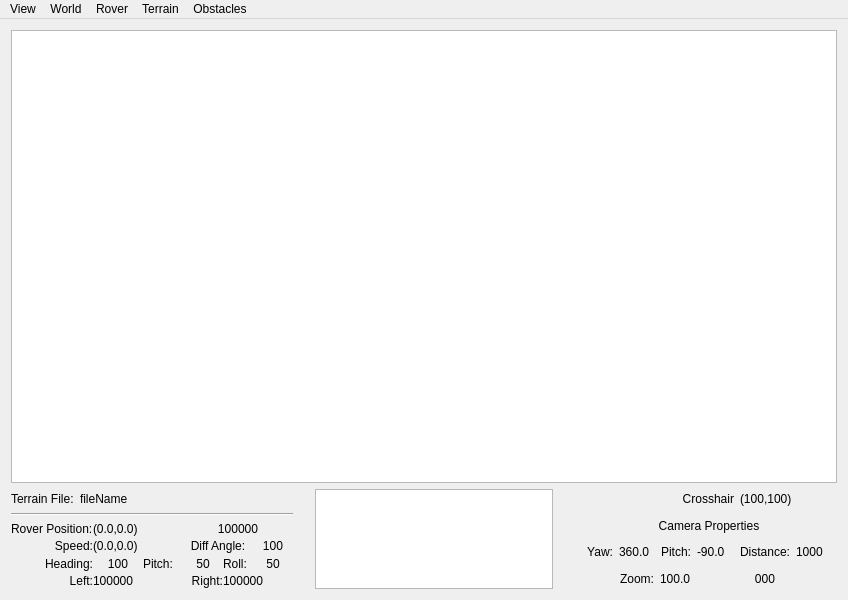
<?xml version="1.0" encoding="UTF-8"?>
<ui version="4.0">
 <class>MainGUI</class>
 <widget class="QMainWindow" name="MainGUI">
  <property name="geometry">
   <rect>
    <x>0</x>
    <y>0</y>
    <width>848</width>
    <height>600</height>
   </rect>
  </property>
  <property name="windowTitle">
   <string>MainGUI</string>
  </property>
  <widget class="QWidget" name="centralWidget">
   <layout class="QGridLayout" name="gridLayout">
    <item row="0" column="0" colspan="5">
     <widget class="simGLView" name="glView"/>
    </item>
    <item row="1" column="0">
     <layout class="QGridLayout" name="gridLayout_2">
      <property name="verticalSpacing">
       <number>4</number>
      </property>
      <item row="2" column="0" colspan="6">
       <layout class="QGridLayout" name="gridLayout_3">
        <property name="horizontalSpacing">
         <number>-1</number>
        </property>
        <property name="verticalSpacing">
         <number>0</number>
        </property>
        <property name="topMargin">
         <number>0</number>
        </property>
        <item row="2" column="0">
         <widget class="QLabel" name="label_3">
          <property name="sizePolicy">
           <sizepolicy hsizetype="Preferred" vsizetype="Minimum">
            <horstretch>0</horstretch>
            <verstretch>0</verstretch>
           </sizepolicy>
          </property>
          <property name="minimumSize">
           <size>
            <width>60</width>
            <height>0</height>
           </size>
          </property>
          <property name="maximumSize">
           <size>
            <width>100</width>
            <height>20</height>
           </size>
          </property>
          <property name="text">
           <string>Heading:</string>
          </property>
          <property name="alignment">
           <set>Qt::AlignRight|Qt::AlignTrailing|Qt::AlignVCenter</set>
          </property>
         </widget>
        </item>
        <item row="2" column="1">
         <widget class="QLabel" name="labelRoverHeading">
          <property name="sizePolicy">
           <sizepolicy hsizetype="Preferred" vsizetype="Minimum">
            <horstretch>0</horstretch>
            <verstretch>0</verstretch>
           </sizepolicy>
          </property>
          <property name="minimumSize">
           <size>
            <width>50</width>
            <height>0</height>
           </size>
          </property>
          <property name="maximumSize">
           <size>
            <width>60</width>
            <height>20</height>
           </size>
          </property>
          <property name="text">
           <string>100</string>
          </property>
          <property name="alignment">
           <set>Qt::AlignCenter</set>
          </property>
         </widget>
        </item>
        <item row="2" column="2">
         <widget class="QLabel" name="label_4">
          <property name="sizePolicy">
           <sizepolicy hsizetype="Preferred" vsizetype="Minimum">
            <horstretch>0</horstretch>
            <verstretch>0</verstretch>
           </sizepolicy>
          </property>
          <property name="minimumSize">
           <size>
            <width>40</width>
            <height>0</height>
           </size>
          </property>
          <property name="maximumSize">
           <size>
            <width>35</width>
            <height>20</height>
           </size>
          </property>
          <property name="text">
           <string>Pitch:</string>
          </property>
         </widget>
        </item>
        <item row="2" column="5">
         <widget class="QLabel" name="labelRoverRoll">
          <property name="sizePolicy">
           <sizepolicy hsizetype="Preferred" vsizetype="Minimum">
            <horstretch>0</horstretch>
            <verstretch>0</verstretch>
           </sizepolicy>
          </property>
          <property name="minimumSize">
           <size>
            <width>40</width>
            <height>0</height>
           </size>
          </property>
          <property name="maximumSize">
           <size>
            <width>40</width>
            <height>20</height>
           </size>
          </property>
          <property name="text">
           <string>50</string>
          </property>
          <property name="alignment">
           <set>Qt::AlignCenter</set>
          </property>
         </widget>
        </item>
        <item row="2" column="4">
         <widget class="QLabel" name="label_8">
          <property name="sizePolicy">
           <sizepolicy hsizetype="Preferred" vsizetype="Minimum">
            <horstretch>0</horstretch>
            <verstretch>0</verstretch>
           </sizepolicy>
          </property>
          <property name="minimumSize">
           <size>
            <width>30</width>
            <height>0</height>
           </size>
          </property>
          <property name="maximumSize">
           <size>
            <width>30</width>
            <height>20</height>
           </size>
          </property>
          <property name="text">
           <string>Roll:</string>
          </property>
         </widget>
        </item>
        <item row="2" column="3">
         <widget class="QLabel" name="labelRoverPitch">
          <property name="sizePolicy">
           <sizepolicy hsizetype="Preferred" vsizetype="Minimum">
            <horstretch>0</horstretch>
            <verstretch>0</verstretch>
           </sizepolicy>
          </property>
          <property name="minimumSize">
           <size>
            <width>40</width>
            <height>0</height>
           </size>
          </property>
          <property name="maximumSize">
           <size>
            <width>40</width>
            <height>20</height>
           </size>
          </property>
          <property name="text">
           <string>50</string>
          </property>
          <property name="alignment">
           <set>Qt::AlignCenter</set>
          </property>
         </widget>
        </item>
        <item row="3" column="0">
         <widget class="QLabel" name="label_7">
          <property name="sizePolicy">
           <sizepolicy hsizetype="Preferred" vsizetype="Minimum">
            <horstretch>0</horstretch>
            <verstretch>0</verstretch>
           </sizepolicy>
          </property>
          <property name="maximumSize">
           <size>
            <width>100</width>
            <height>20</height>
           </size>
          </property>
          <property name="layoutDirection">
           <enum>Qt::LeftToRight</enum>
          </property>
          <property name="text">
           <string>Left:</string>
          </property>
          <property name="alignment">
           <set>Qt::AlignRight|Qt::AlignTrailing|Qt::AlignVCenter</set>
          </property>
         </widget>
        </item>
        <item row="3" column="1" colspan="2">
         <widget class="QLabel" name="labelLeftEncoder">
          <property name="sizePolicy">
           <sizepolicy hsizetype="Preferred" vsizetype="Minimum">
            <horstretch>0</horstretch>
            <verstretch>0</verstretch>
           </sizepolicy>
          </property>
          <property name="maximumSize">
           <size>
            <width>16777215</width>
            <height>20</height>
           </size>
          </property>
          <property name="text">
           <string>100000</string>
          </property>
         </widget>
        </item>
        <item row="3" column="3">
         <widget class="QLabel" name="label_13">
          <property name="sizePolicy">
           <sizepolicy hsizetype="Preferred" vsizetype="Minimum">
            <horstretch>0</horstretch>
            <verstretch>0</verstretch>
           </sizepolicy>
          </property>
          <property name="maximumSize">
           <size>
            <width>40</width>
            <height>20</height>
           </size>
          </property>
          <property name="text">
           <string>Right:</string>
          </property>
          <property name="alignment">
           <set>Qt::AlignRight|Qt::AlignTrailing|Qt::AlignVCenter</set>
          </property>
         </widget>
        </item>
        <item row="3" column="4" colspan="2">
         <widget class="QLabel" name="labelRightEncoder">
          <property name="sizePolicy">
           <sizepolicy hsizetype="Preferred" vsizetype="Minimum">
            <horstretch>0</horstretch>
            <verstretch>0</verstretch>
           </sizepolicy>
          </property>
          <property name="maximumSize">
           <size>
            <width>16777215</width>
            <height>20</height>
           </size>
          </property>
          <property name="text">
           <string>100000</string>
          </property>
         </widget>
        </item>
        <item row="0" column="0">
         <widget class="QLabel" name="label_2">
          <property name="sizePolicy">
           <sizepolicy hsizetype="Preferred" vsizetype="Minimum">
            <horstretch>0</horstretch>
            <verstretch>0</verstretch>
           </sizepolicy>
          </property>
          <property name="maximumSize">
           <size>
            <width>100</width>
            <height>20</height>
           </size>
          </property>
          <property name="text">
           <string>Rover Position:</string>
          </property>
         </widget>
        </item>
        <item row="0" column="1" colspan="2">
         <widget class="QLabel" name="labelRoverPosition">
          <property name="sizePolicy">
           <sizepolicy hsizetype="Preferred" vsizetype="Minimum">
            <horstretch>0</horstretch>
            <verstretch>0</verstretch>
           </sizepolicy>
          </property>
          <property name="maximumSize">
           <size>
            <width>200</width>
            <height>20</height>
           </size>
          </property>
          <property name="text">
           <string>(0.0,0.0)</string>
          </property>
         </widget>
        </item>
        <item row="1" column="0">
         <widget class="QLabel" name="label_5">
          <property name="sizePolicy">
           <sizepolicy hsizetype="Preferred" vsizetype="Minimum">
            <horstretch>0</horstretch>
            <verstretch>0</verstretch>
           </sizepolicy>
          </property>
          <property name="maximumSize">
           <size>
            <width>100</width>
            <height>20</height>
           </size>
          </property>
          <property name="text">
           <string>Speed:</string>
          </property>
          <property name="alignment">
           <set>Qt::AlignRight|Qt::AlignTrailing|Qt::AlignVCenter</set>
          </property>
         </widget>
        </item>
        <item row="1" column="1" colspan="2">
         <widget class="QLabel" name="labelRoverSpeed">
          <property name="sizePolicy">
           <sizepolicy hsizetype="Preferred" vsizetype="Minimum">
            <horstretch>0</horstretch>
            <verstretch>0</verstretch>
           </sizepolicy>
          </property>
          <property name="maximumSize">
           <size>
            <width>100</width>
            <height>20</height>
           </size>
          </property>
          <property name="text">
           <string>(0.0,0.0)</string>
          </property>
         </widget>
        </item>
        <item row="1" column="3" colspan="2">
         <widget class="QLabel" name="label_12">
          <property name="text">
           <string>Diff Angle:</string>
          </property>
          <property name="alignment">
           <set>Qt::AlignCenter</set>
          </property>
         </widget>
        </item>
        <item row="1" column="5">
         <widget class="QLabel" name="labelDiffAngle">
          <property name="sizePolicy">
           <sizepolicy hsizetype="Preferred" vsizetype="Minimum">
            <horstretch>0</horstretch>
            <verstretch>0</verstretch>
           </sizepolicy>
          </property>
          <property name="minimumSize">
           <size>
            <width>40</width>
            <height>0</height>
           </size>
          </property>
          <property name="maximumSize">
           <size>
            <width>40</width>
            <height>20</height>
           </size>
          </property>
          <property name="text">
           <string>100</string>
          </property>
          <property name="alignment">
           <set>Qt::AlignCenter</set>
          </property>
         </widget>
        </item>
        <item row="0" column="3" colspan="3">
         <widget class="QLabel" name="labelRoverOdometer">
          <property name="text">
           <string>100000</string>
          </property>
          <property name="alignment">
           <set>Qt::AlignCenter</set>
          </property>
         </widget>
        </item>
       </layout>
      </item>
      <item row="0" column="6" rowspan="3" colspan="4">
       <spacer name="horizontalSpacer">
        <property name="orientation">
         <enum>Qt::Vertical</enum>
        </property>
        <property name="sizeType">
         <enum>QSizePolicy::MinimumExpanding</enum>
        </property>
        <property name="sizeHint" stdset="0">
         <size>
          <width>10</width>
          <height>10</height>
         </size>
        </property>
       </spacer>
      </item>
      <item row="0" column="0">
       <widget class="QLabel" name="label">
        <property name="sizePolicy">
         <sizepolicy hsizetype="Preferred" vsizetype="Minimum">
          <horstretch>0</horstretch>
          <verstretch>0</verstretch>
         </sizepolicy>
        </property>
        <property name="maximumSize">
         <size>
          <width>16777215</width>
          <height>20</height>
         </size>
        </property>
        <property name="text">
         <string>Terrain File:</string>
        </property>
       </widget>
      </item>
      <item row="0" column="1" colspan="5">
       <widget class="QLabel" name="labelTerrainFilename">
        <property name="sizePolicy">
         <sizepolicy hsizetype="Preferred" vsizetype="Minimum">
          <horstretch>0</horstretch>
          <verstretch>0</verstretch>
         </sizepolicy>
        </property>
        <property name="maximumSize">
         <size>
          <width>16777215</width>
          <height>20</height>
         </size>
        </property>
        <property name="text">
         <string>fileName</string>
        </property>
       </widget>
      </item>
      <item row="1" column="0" colspan="6">
       <widget class="Line" name="line">
        <property name="orientation">
         <enum>Qt::Horizontal</enum>
        </property>
       </widget>
      </item>
     </layout>
    </item>
    <item row="1" column="3">
     <layout class="QGridLayout" name="gridLayout_5">
      <item row="0" column="0" colspan="4">
       <widget class="QLabel" name="label_6">
        <property name="maximumSize">
         <size>
          <width>16777215</width>
          <height>20</height>
         </size>
        </property>
        <property name="text">
         <string>Crosshair</string>
        </property>
        <property name="alignment">
         <set>Qt::AlignRight|Qt::AlignTrailing|Qt::AlignVCenter</set>
        </property>
       </widget>
      </item>
      <item row="2" column="0">
       <widget class="QLabel" name="label_9">
        <property name="maximumSize">
         <size>
          <width>16777215</width>
          <height>20</height>
         </size>
        </property>
        <property name="text">
         <string>Yaw:</string>
        </property>
        <property name="alignment">
         <set>Qt::AlignRight|Qt::AlignTrailing|Qt::AlignVCenter</set>
        </property>
       </widget>
      </item>
      <item row="2" column="4">
       <widget class="QLabel" name="label_10">
        <property name="maximumSize">
         <size>
          <width>16777215</width>
          <height>20</height>
         </size>
        </property>
        <property name="text">
         <string>Distance:</string>
        </property>
        <property name="alignment">
         <set>Qt::AlignRight|Qt::AlignTrailing|Qt::AlignVCenter</set>
        </property>
       </widget>
      </item>
      <item row="2" column="2">
       <widget class="QLabel" name="label_11">
        <property name="maximumSize">
         <size>
          <width>16777215</width>
          <height>20</height>
         </size>
        </property>
        <property name="text">
         <string>Pitch:</string>
        </property>
        <property name="alignment">
         <set>Qt::AlignRight|Qt::AlignTrailing|Qt::AlignVCenter</set>
        </property>
       </widget>
      </item>
      <item row="2" column="5">
       <widget class="QLabel" name="labelCameraDist">
        <property name="sizePolicy">
         <sizepolicy hsizetype="Fixed" vsizetype="Preferred">
          <horstretch>0</horstretch>
          <verstretch>0</verstretch>
         </sizepolicy>
        </property>
        <property name="minimumSize">
         <size>
          <width>35</width>
          <height>0</height>
         </size>
        </property>
        <property name="maximumSize">
         <size>
          <width>35</width>
          <height>20</height>
         </size>
        </property>
        <property name="text">
         <string>1000</string>
        </property>
       </widget>
      </item>
      <item row="0" column="4" colspan="2">
       <widget class="QLabel" name="labelCameraCrosshair">
        <property name="maximumSize">
         <size>
          <width>16777215</width>
          <height>20</height>
         </size>
        </property>
        <property name="text">
         <string>(100,100)</string>
        </property>
       </widget>
      </item>
      <item row="2" column="3">
       <widget class="QLabel" name="labelCameraPitch">
        <property name="sizePolicy">
         <sizepolicy hsizetype="Fixed" vsizetype="Preferred">
          <horstretch>0</horstretch>
          <verstretch>0</verstretch>
         </sizepolicy>
        </property>
        <property name="minimumSize">
         <size>
          <width>37</width>
          <height>0</height>
         </size>
        </property>
        <property name="maximumSize">
         <size>
          <width>37</width>
          <height>20</height>
         </size>
        </property>
        <property name="text">
         <string>-90.0</string>
        </property>
       </widget>
      </item>
      <item row="2" column="1">
       <widget class="QLabel" name="labelCameraYaw">
        <property name="sizePolicy">
         <sizepolicy hsizetype="Fixed" vsizetype="Preferred">
          <horstretch>0</horstretch>
          <verstretch>0</verstretch>
         </sizepolicy>
        </property>
        <property name="minimumSize">
         <size>
          <width>35</width>
          <height>0</height>
         </size>
        </property>
        <property name="maximumSize">
         <size>
          <width>35</width>
          <height>20</height>
         </size>
        </property>
        <property name="text">
         <string>360.0</string>
        </property>
       </widget>
      </item>
      <item row="1" column="0" colspan="6">
       <widget class="QLabel" name="labelCameraView">
        <property name="text">
         <string>Camera Properties</string>
        </property>
        <property name="alignment">
         <set>Qt::AlignCenter</set>
        </property>
       </widget>
      </item>
      <item row="3" column="0" colspan="2">
       <widget class="QLabel" name="label_14">
        <property name="text">
         <string>Zoom:</string>
        </property>
        <property name="alignment">
         <set>Qt::AlignRight|Qt::AlignTrailing|Qt::AlignVCenter</set>
        </property>
       </widget>
      </item>
      <item row="3" column="2">
       <widget class="QLabel" name="labelCameraZoom">
        <property name="text">
         <string>100.0</string>
        </property>
       </widget>
      </item>
      <item row="3" column="4">
       <widget class="QLabel" name="labelDebug">
        <property name="text">
         <string>000</string>
        </property>
        <property name="alignment">
         <set>Qt::AlignCenter</set>
        </property>
       </widget>
      </item>
     </layout>
    </item>
    <item row="1" column="1">
     <widget class="QTextBrowser" name="textConsole">
      <property name="sizePolicy">
       <sizepolicy hsizetype="Expanding" vsizetype="Preferred">
        <horstretch>0</horstretch>
        <verstretch>0</verstretch>
       </sizepolicy>
      </property>
      <property name="minimumSize">
       <size>
        <width>100</width>
        <height>100</height>
       </size>
      </property>
      <property name="maximumSize">
       <size>
        <width>16777215</width>
        <height>100</height>
       </size>
      </property>
      <property name="focusPolicy">
       <enum>Qt::ClickFocus</enum>
      </property>
      <property name="tabChangesFocus">
       <bool>false</bool>
      </property>
      <property name="textInteractionFlags">
       <set>Qt::TextEditorInteraction</set>
      </property>
      <property name="openLinks">
       <bool>false</bool>
      </property>
     </widget>
    </item>
    <item row="1" column="2">
     <spacer name="horizontalSpacer_3">
      <property name="orientation">
       <enum>Qt::Horizontal</enum>
      </property>
      <property name="sizeType">
       <enum>QSizePolicy::Maximum</enum>
      </property>
      <property name="sizeHint" stdset="0">
       <size>
        <width>40</width>
        <height>20</height>
       </size>
      </property>
     </spacer>
    </item>
   </layout>
  </widget>
  <widget class="QMenuBar" name="menuBar">
   <property name="geometry">
    <rect>
     <x>0</x>
     <y>0</y>
     <width>848</width>
     <height>22</height>
    </rect>
   </property>
   <widget class="QMenu" name="menuWorld">
    <property name="title">
     <string>World</string>
    </property>
    <addaction name="actionSim_Timing"/>
   </widget>
   <widget class="QMenu" name="menuRover">
    <property name="title">
     <string>Rover</string>
    </property>
    <widget class="QMenu" name="menuRoverView">
     <property name="title">
      <string>View</string>
     </property>
     <addaction name="actionFree_View"/>
     <addaction name="actionRover_Center"/>
     <addaction name="actionRover_Follow"/>
     <addaction name="actionRover_View"/>
     <addaction name="actionRover_PanCam"/>
    </widget>
    <addaction name="actionNew_Rover"/>
    <addaction name="menuRoverView"/>
    <addaction name="actionShow_Rover_Info"/>
    <addaction name="separator"/>
    <addaction name="actionShow_Waypoint_Editor"/>
   </widget>
   <widget class="QMenu" name="menuTerrain">
    <property name="title">
     <string>Terrain</string>
    </property>
    <addaction name="actionOpen_Terrain"/>
    <addaction name="actionSave_Terrain"/>
    <addaction name="actionFlatten_Terrain"/>
    <addaction name="actionTerrain_Parameters"/>
   </widget>
   <widget class="QMenu" name="menuObstacles">
    <property name="title">
     <string>Obstacles</string>
    </property>
    <addaction name="actionRandomize_Obstacles"/>
    <addaction name="actionLoad_ObstacleLayout"/>
    <addaction name="actionSave_ObstacleLayout"/>
    <addaction name="actionRemove_Obstacles"/>
    <addaction name="actionObstacle_Parameters"/>
   </widget>
   <widget class="QMenu" name="menuView">
    <property name="title">
     <string>View</string>
    </property>
    <addaction name="actionFullScreen"/>
   </widget>
   <addaction name="menuView"/>
   <addaction name="menuWorld"/>
   <addaction name="menuRover"/>
   <addaction name="menuTerrain"/>
   <addaction name="menuObstacles"/>
  </widget>
  <action name="actionRandomize_Obstacles">
   <property name="text">
    <string>Randomize Obstacles</string>
   </property>
   <property name="shortcut">
    <string>Ctrl+R</string>
   </property>
  </action>
  <action name="actionOpen_Terrain">
   <property name="text">
    <string>Open Terrain</string>
   </property>
  </action>
  <action name="actionFlatten_Terrain">
   <property name="text">
    <string>Flatten Terrain</string>
   </property>
  </action>
  <action name="actionRemove_Obstacles">
   <property name="text">
    <string>Remove Obstacles</string>
   </property>
  </action>
  <action name="actionObstacle_Parameters">
   <property name="text">
    <string>Obstacle Parameters</string>
   </property>
   <property name="shortcut">
    <string>Ctrl+E</string>
   </property>
  </action>
  <action name="actionFree_View">
   <property name="text">
    <string>Free View</string>
   </property>
   <property name="shortcut">
    <string>Ctrl+1</string>
   </property>
  </action>
  <action name="actionRover_Follow">
   <property name="text">
    <string>Rover Follow</string>
   </property>
   <property name="shortcut">
    <string>Ctrl+3</string>
   </property>
  </action>
  <action name="actionRover_View">
   <property name="text">
    <string>Rover View</string>
   </property>
   <property name="shortcut">
    <string>Ctrl+4</string>
   </property>
  </action>
  <action name="actionSim_Timing">
   <property name="text">
    <string>Simulation Timing</string>
   </property>
  </action>
  <action name="actionTerrain_Parameters">
   <property name="text">
    <string>Terrain Parameters</string>
   </property>
   <property name="shortcut">
    <string>Ctrl+T</string>
   </property>
  </action>
  <action name="actionSave_Terrain">
   <property name="text">
    <string>Save Terrain</string>
   </property>
  </action>
  <action name="actionRover_PanCam">
   <property name="text">
    <string>Rover PanCam</string>
   </property>
   <property name="shortcut">
    <string>Ctrl+5</string>
   </property>
  </action>
  <action name="actionNew_Rover">
   <property name="text">
    <string>New Rover</string>
   </property>
   <property name="shortcut">
    <string>Ctrl+N</string>
   </property>
  </action>
  <action name="actionRover_Center">
   <property name="text">
    <string>Rover Center</string>
   </property>
   <property name="shortcut">
    <string>Ctrl+2</string>
   </property>
  </action>
  <action name="actionShow_Waypoint_Editor">
   <property name="text">
    <string>Waypoint Editor</string>
   </property>
  </action>
  <action name="actionShow_Rover_Info">
   <property name="text">
    <string>Show Rover Info</string>
   </property>
  </action>
  <action name="actionFullScreen">
   <property name="text">
    <string>Fullscreen Mode</string>
   </property>
   <property name="shortcut">
    <string>Ctrl+F</string>
   </property>
  </action>
  <action name="actionSave_ObstacleLayout">
   <property name="text">
    <string>Save Layout</string>
   </property>
   <property name="toolTip">
    <string>Save Obstacle Layout</string>
   </property>
  </action>
  <action name="actionLoad_ObstacleLayout">
   <property name="text">
    <string>Load Layout</string>
   </property>
   <property name="toolTip">
    <string>Load Obstacle Layout</string>
   </property>
  </action>
 </widget>
 <layoutdefault spacing="6" margin="11"/>
 <customwidgets>
  <customwidget>
   <class>simGLView</class>
   <extends>QGraphicsView</extends>
   <header>simglview.h</header>
  </customwidget>
 </customwidgets>
 <tabstops>
  <tabstop>glView</tabstop>
  <tabstop>textConsole</tabstop>
 </tabstops>
 <resources/>
 <connections/>
</ui>
